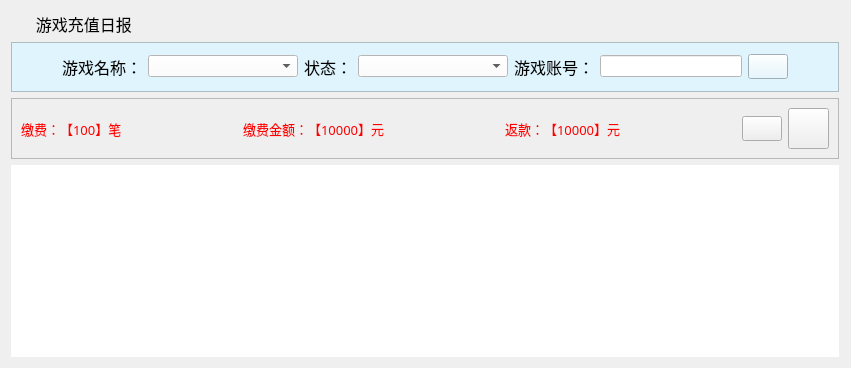
  <widget class="QWidget" name="tab_2">
   <attribute name="title">
    <string>游戏充值日报</string>
   </attribute>
   <layout class="QGridLayout" name="gridLayout_10">
    <item row="0" column="0">
     <widget class="QLabel" name="label_5">
      <property name="font">
       <font>
        <family>微软雅黑</family>
        <pointsize>12</pointsize>
       </font>
      </property>
      <property name="styleSheet">
       <string notr="true">background-image: url(:/bg/images/mainframe/navigator.png);
background-repeat: no-repeat;</string>
      </property>
      <property name="text">
       <string>      游戏充值日报</string>
      </property>
     </widget>
    </item>
    <item row="0" column="1">
     <spacer name="horizontalSpacer_30">
      <property name="orientation">
       <enum>Qt::Horizontal</enum>
      </property>
      <property name="sizeType">
       <enum>QSizePolicy::Fixed</enum>
      </property>
      <property name="sizeHint" stdset="0">
       <size>
        <width>1</width>
        <height>25</height>
       </size>
      </property>
     </spacer>
    </item>
    <item row="1" column="0">
     <widget class="QFrame" name="frame_4">
      <property name="styleSheet">
       <string notr="true">background-color: rgb(223, 244, 252);</string>
      </property>
      <property name="frameShape">
       <enum>QFrame::StyledPanel</enum>
      </property>
      <property name="frameShadow">
       <enum>QFrame::Raised</enum>
      </property>
      <layout class="QGridLayout" name="gridLayout_9">
       <item row="0" column="0">
        <spacer name="horizontalSpacer_31">
         <property name="orientation">
          <enum>Qt::Horizontal</enum>
         </property>
         <property name="sizeHint" stdset="0">
          <size>
           <width>41</width>
           <height>20</height>
          </size>
         </property>
        </spacer>
       </item>
       <item row="0" column="1">
        <widget class="QLabel" name="label_21">
         <property name="font">
          <font>
           <family>宋体</family>
           <pointsize>12</pointsize>
          </font>
         </property>
         <property name="text">
          <string>游戏名称：</string>
         </property>
        </widget>
       </item>
       <item row="0" column="2">
        <widget class="QComboBox" name="cbx_gameType_rb">
         <property name="sizePolicy">
          <sizepolicy hsizetype="Preferred" vsizetype="Fixed">
           <horstretch>0</horstretch>
           <verstretch>0</verstretch>
          </sizepolicy>
         </property>
         <property name="minimumSize">
          <size>
           <width>150</width>
           <height>22</height>
          </size>
         </property>
         <property name="maximumSize">
          <size>
           <width>16777215</width>
           <height>22</height>
          </size>
         </property>
         <property name="baseSize">
          <size>
           <width>200</width>
           <height>0</height>
          </size>
         </property>
         <property name="font">
          <font>
           <family>宋体</family>
           <pointsize>12</pointsize>
          </font>
         </property>
         <property name="styleSheet">
          <string notr="true">background-color: rgb(255, 255, 255);
color: rgb(0, 0, 0);</string>
         </property>
        </widget>
       </item>
       <item row="0" column="3">
        <widget class="QLabel" name="label_22">
         <property name="font">
          <font>
           <family>宋体</family>
           <pointsize>12</pointsize>
          </font>
         </property>
         <property name="text">
          <string>状态：</string>
         </property>
        </widget>
       </item>
       <item row="0" column="4">
        <widget class="QComboBox" name="cbx_state_rb">
         <property name="sizePolicy">
          <sizepolicy hsizetype="Preferred" vsizetype="Fixed">
           <horstretch>0</horstretch>
           <verstretch>0</verstretch>
          </sizepolicy>
         </property>
         <property name="minimumSize">
          <size>
           <width>150</width>
           <height>22</height>
          </size>
         </property>
         <property name="maximumSize">
          <size>
           <width>16777215</width>
           <height>22</height>
          </size>
         </property>
         <property name="baseSize">
          <size>
           <width>200</width>
           <height>0</height>
          </size>
         </property>
         <property name="font">
          <font>
           <family>宋体</family>
           <pointsize>12</pointsize>
          </font>
         </property>
         <property name="styleSheet">
          <string notr="true">background-color: rgb(255, 255, 255);</string>
         </property>
        </widget>
       </item>
       <item row="0" column="5">
        <widget class="QLabel" name="label_23">
         <property name="font">
          <font>
           <family>宋体</family>
           <pointsize>12</pointsize>
          </font>
         </property>
         <property name="text">
          <string>游戏账号：</string>
         </property>
        </widget>
       </item>
       <item row="0" column="6">
        <widget class="QLineEdit" name="txi_gameAccount_rb">
         <property name="sizePolicy">
          <sizepolicy hsizetype="Fixed" vsizetype="Fixed">
           <horstretch>0</horstretch>
           <verstretch>0</verstretch>
          </sizepolicy>
         </property>
         <property name="minimumSize">
          <size>
           <width>0</width>
           <height>22</height>
          </size>
         </property>
         <property name="maximumSize">
          <size>
           <width>16777215</width>
           <height>22</height>
          </size>
         </property>
         <property name="font">
          <font>
           <family>宋体</family>
           <pointsize>12</pointsize>
          </font>
         </property>
         <property name="styleSheet">
          <string notr="true">background-color: rgb(255, 255, 255);</string>
         </property>
         <property name="text">
          <string/>
         </property>
         <property name="maxLength">
          <number>20</number>
         </property>
        </widget>
       </item>
       <item row="0" column="7">
        <widget class="QPushButton" name="btn_search_rb">
         <property name="minimumSize">
          <size>
           <width>40</width>
           <height>25</height>
          </size>
         </property>
         <property name="maximumSize">
          <size>
           <width>40</width>
           <height>25</height>
          </size>
         </property>
         <property name="font">
          <font>
           <family>宋体</family>
           <pointsize>12</pointsize>
          </font>
         </property>
         <property name="styleSheet">
          <string notr="true">background-image: url(:/btn/images/mainframe/btn_cx.png);</string>
         </property>
         <property name="text">
          <string/>
         </property>
        </widget>
       </item>
       <item row="0" column="8">
        <spacer name="horizontalSpacer_32">
         <property name="orientation">
          <enum>Qt::Horizontal</enum>
         </property>
         <property name="sizeHint" stdset="0">
          <size>
           <width>41</width>
           <height>20</height>
          </size>
         </property>
        </spacer>
       </item>
      </layout>
     </widget>
    </item>
    <item row="1" column="1">
     <spacer name="horizontalSpacer_12">
      <property name="orientation">
       <enum>Qt::Horizontal</enum>
      </property>
      <property name="sizeType">
       <enum>QSizePolicy::Fixed</enum>
      </property>
      <property name="sizeHint" stdset="0">
       <size>
        <width>1</width>
        <height>50</height>
       </size>
      </property>
     </spacer>
    </item>
    <item row="2" column="0">
     <widget class="QFrame" name="frame_3">
      <property name="frameShape">
       <enum>QFrame::StyledPanel</enum>
      </property>
      <property name="frameShadow">
       <enum>QFrame::Raised</enum>
      </property>
      <layout class="QGridLayout" name="gridLayout_8">
       <item row="0" column="0">
        <widget class="QLabel" name="txt_rpt_total_rb">
         <property name="font">
          <font>
           <family>宋体</family>
           <pointsize>10</pointsize>
          </font>
         </property>
         <property name="styleSheet">
          <string notr="true">color: rgb(255, 0, 0);</string>
         </property>
         <property name="text">
          <string>缴费：【100】笔</string>
         </property>
        </widget>
       </item>
       <item row="0" column="1">
        <spacer name="horizontalSpacer_24">
         <property name="orientation">
          <enum>Qt::Horizontal</enum>
         </property>
         <property name="sizeHint" stdset="0">
          <size>
           <width>29</width>
           <height>20</height>
          </size>
         </property>
        </spacer>
       </item>
       <item row="0" column="2">
        <widget class="QLabel" name="txt_rpt_money_rb">
         <property name="font">
          <font>
           <family>宋体</family>
           <pointsize>10</pointsize>
          </font>
         </property>
         <property name="styleSheet">
          <string notr="true">color: rgb(255, 0, 0);</string>
         </property>
         <property name="text">
          <string>缴费金额：【10000】元</string>
         </property>
        </widget>
       </item>
       <item row="0" column="3">
        <spacer name="horizontalSpacer_27">
         <property name="orientation">
          <enum>Qt::Horizontal</enum>
         </property>
         <property name="sizeHint" stdset="0">
          <size>
           <width>28</width>
           <height>20</height>
          </size>
         </property>
        </spacer>
       </item>
       <item row="0" column="4">
        <widget class="QLabel" name="txt_rpt_repay_rb">
         <property name="font">
          <font>
           <family>宋体</family>
           <pointsize>10</pointsize>
          </font>
         </property>
         <property name="styleSheet">
          <string notr="true">color: rgb(255, 0, 0);</string>
         </property>
         <property name="text">
          <string>返款：【10000】元</string>
         </property>
        </widget>
       </item>
       <item row="0" column="5">
        <spacer name="horizontalSpacer_29">
         <property name="orientation">
          <enum>Qt::Horizontal</enum>
         </property>
         <property name="sizeHint" stdset="0">
          <size>
           <width>29</width>
           <height>20</height>
          </size>
         </property>
        </spacer>
       </item>
       <item row="0" column="6">
        <widget class="QPushButton" name="btn_refresh_rb">
         <property name="minimumSize">
          <size>
           <width>40</width>
           <height>25</height>
          </size>
         </property>
         <property name="maximumSize">
          <size>
           <width>40</width>
           <height>25</height>
          </size>
         </property>
         <property name="styleSheet">
          <string notr="true">background-image: url(:/btn/images/mainframe/btn_sx.png);</string>
         </property>
         <property name="text">
          <string/>
         </property>
        </widget>
       </item>
       <item row="0" column="7">
        <widget class="QPushButton" name="btn_print_rb">
         <property name="minimumSize">
          <size>
           <width>41</width>
           <height>41</height>
          </size>
         </property>
         <property name="maximumSize">
          <size>
           <width>41</width>
           <height>41</height>
          </size>
         </property>
         <property name="styleSheet">
          <string notr="true">background-image: url(:/btn/images/print.png);</string>
         </property>
         <property name="text">
          <string/>
         </property>
        </widget>
       </item>
      </layout>
     </widget>
    </item>
    <item row="2" column="1">
     <spacer name="horizontalSpacer_7">
      <property name="orientation">
       <enum>Qt::Horizontal</enum>
      </property>
      <property name="sizeType">
       <enum>QSizePolicy::Fixed</enum>
      </property>
      <property name="sizeHint" stdset="0">
       <size>
        <width>1</width>
        <height>30</height>
       </size>
      </property>
     </spacer>
    </item>
    <item row="3" column="0">
     <widget class="QTableWidget" name="tableWidget_rb">
      <property name="styleSheet">
       <string notr="true">color: rgb(0, 0, 0);</string>
      </property>
      <property name="frameShape">
       <enum>QFrame::NoFrame</enum>
      </property>
      <property name="gridStyle">
       <enum>Qt::SolidLine</enum>
      </property>
     </widget>
    </item>
   </layout>
  </widget>
